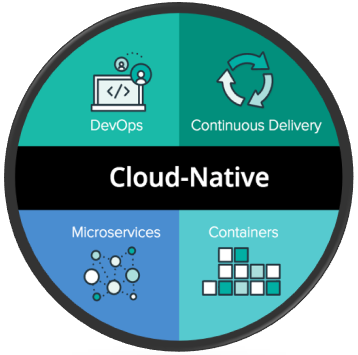
#> input picture sample.png, 358 x 355 px
$ python photo-resize.py ../sample.png
#> lines starting #> are read from the running program, lines starting #| are printed output that depends on the picture
# -*- encoding: utf-8 -*-
import logging
import os.path
import sys

from PIL import Image

logging.basicConfig(level=logging.INFO)
L = logging.getLogger(__name__)
L.setLevel(logging.INFO)


def resize_image(image_path, target_path):
#> called with image_path = '../sample.png', target_path = '../sample_thumbnail.png'
    with Image.open(image_path) as image:
#> image is the input picture: PIL image 358x355 RGBA; mean R, G, B, A 36.9, 91.1, 95.3, 192.4
        new_size = tuple(x / 2 for x in image.size)
#> new_size = (179, 177.5)
        L.info(
            'resize %s %spx x %spx to %s %spx x %spx',
            image_path, image.size[0], image.size[1],
            target_path, new_size[0], new_size[1]
        )
        image.thumbnail(new_size)
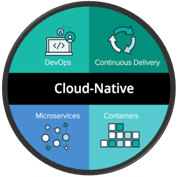
#> image: PIL image 178x177 RGBA; mean R, G, B, A 37.4, 91.6, 95.8, 192.4; transparent parts drawn white
        image.save(target_path)


def main():
    for src in sys.argv[1:]:
        dest = '%s_thumbnail%s' % os.path.splitext(src)
        resize_image(src, dest)


if __name__ == '__main__':
    main()
